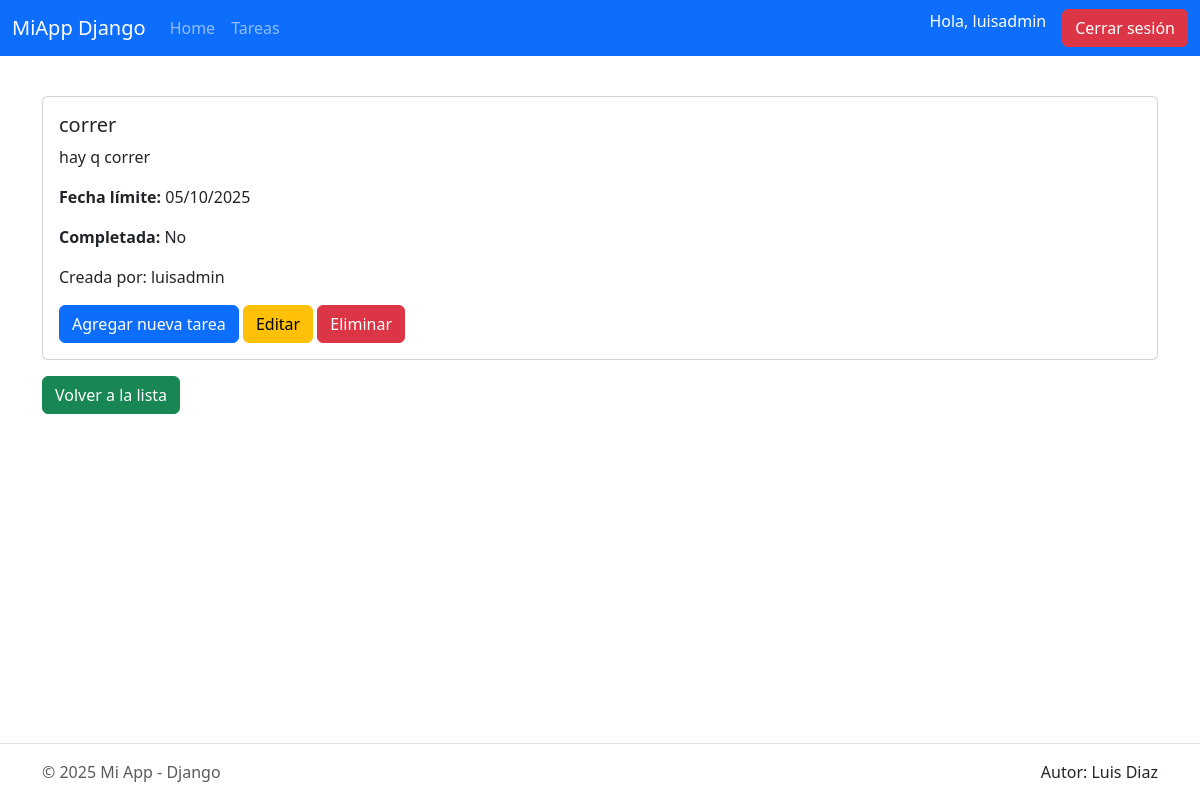
Page /gestorapp/tareas/10/ (signed in) on the committed database.
### GestorApp/models.py (models this page shows, shortened)
class Tarea(models.Model):
    titulo = models.CharField("Título", max_length=150)
    descripcion = models.TextField("Descripción", blank=True, null=True)
    fecha_limite = models.DateField("Fecha límite", null=True, blank=True)
    completada = models.BooleanField("Completada", default=False)
    usuario = models.ForeignKey(User, on_delete=models.CASCADE, related_name='tareas')
    creado_en = models.DateTimeField("Creado en", auto_now_add=True)
    actualizado_en = models.DateTimeField("Actualizado en", auto_now=True)
    class Meta:
        ordering = ['completada', 'fecha_limite', '-creado_en']
        verbose_name = "Tarea"
        verbose_name_plural = "Tareas"

### GestorApp/views.py (the view)
# urls.py: path('tareas/<int:pk>/', DetalleTarea.as_view(), name='detalle_tarea'),
class DetalleTarea(LoginRequiredMixin, DetailView):
    model = Tarea
    template_name = 'detalle_tarea.html'
    context_object_name = 'tarea'
    login_url = 'login'

### GestorApp/templates/detalle_tarea.html (shortened to what this page needs)
{% extends 'base.html' %}
{% block content %}
<div class="card my-3">
    <div class="card-body">
        <h5 class="card-title">{{ tarea.titulo }}</h5>
        <p class="card-text">{{ tarea.descripcion }}</p>
        <p class="card-text"><strong>Fecha límite:</strong> {{ tarea.fecha_limite|date:"d/m/Y" }}</p>
        <p class="card-text"><strong>Completada:</strong> {{ tarea.completada|yesno:"Sí,No" }}</p>
        <p>Creada por: {{ tarea.usuario.username }}</p>
        <div class="mt-3">
            <a href="{% url 'agregar_tarea' %}" class="btn btn-primary">Agregar nueva tarea</a>
            <a href="{% url 'editar_tarea' tarea.pk %}" class="btn btn-warning">Editar</a>
            <a href="{% url 'eliminar_tarea' tarea.pk %}" class="btn btn-danger">Eliminar</a>
        </div>
    </div>
</div>
<a href="{% url 'tareas' %}" class="btn btn-success">Volver a la lista</a>
{% endblock %}

### GestorApp/templates/base.html (shortened to what this page needs)
<!DOCTYPE html>
<html lang="en">
<head>
    {% load static %}
    <link href="https://cdn.jsdelivr.net/npm/bootstrap@5.3.8/dist/css/bootstrap.min.css" rel="stylesheet">
    <link rel="stylesheet" href="{% static 'GestorApp/css/style.css' %}">
</head>
<body>
    <nav class="navbar navbar-expand-lg bg-primary navbar-dark">
        <div class="container-fluid">
            <a class="navbar-brand" href="#">MiApp Django</a>
            <div class="collapse navbar-collapse" id="navbarNav">
                <ul class="navbar-nav me-auto">
                    <li class="nav-item">
                        <a class="nav-link {% if request.resolver_match.url_name == 'home' %}active{% endif %}" href="{% url 'home' %}">
                            Home
                        </a>
                    </li>
                    {% if user.is_authenticated %}
                    <li class="nav-item">
                        <a class="nav-link {% if request.resolver_match.url_name == 'tareas' %}active{% endif %}" href="{% url 'tareas' %}">
                            Tareas
                        </a>
                    </li>
                    {% endif %}
                </ul>
                <ul class="navbar-nav ms-auto">
                    {% if user.is_authenticated %}
                    <li class="nav-item">
                        <span class="navbar-text text-white me-2">Hola, {{ user.username }}</span>
                    </li>
                    <li class="nav-item">
                        <a class="btn btn-danger ms-2" href="{% url 'logout' %}">Cerrar sesión</a>
                    </li>
                    {% endif %}
                </ul>
            </div>
        </div>
    </nav>
    <main class="container my-4 flex-fill">
        {% block content %}
        {% endblock %}
    </main>
    <footer class="border-top py-3 mt-auto">
        <div class="container d-flex flex-wrap justify-content-between align-items-center">
            <div class="col-md-4 d-flex align-items-center">
                <span class="mb-3 mb-md-0 text-body-secondary">© 2025 Mi App - Django</span>
            </div>
            <ul class="nav col-md-4 justify-content-end list-unstyled d-flex">
                <li>Autor: Luis Diaz</li>
            </ul>
        </div>
    </footer>
</body>
</html>

### GestorApp/static/GestorApp/css/style.css (style rules this page uses)
html, body { height: 100%; margin: 0; }
body { display: flex; flex-direction: column; min-height: 100vh; }
main { flex: 1; }

### rows in the picture
Tarea: titulo "correr", descripcion "hay q correr", fecha_limite "05/10/2025", completada "No", usuario.username "luisadmin"

### other values in the picture
{{ user.username }} "luisadmin"
